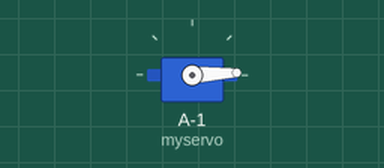
The sketch below on a simulated ATtiny85, built with avr-gcc and run on an emulated ATtiny85. Shown: servo.

Above: at 0.05 s.
At 0.75 s:
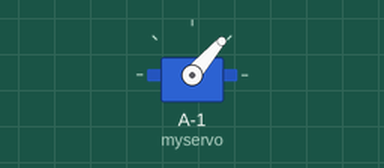
At 1.5 s:
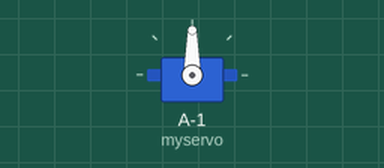
At 2.95 s:
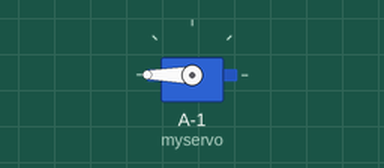
Timing chart, 0 to 6.8 s (numbered marks = the images above):
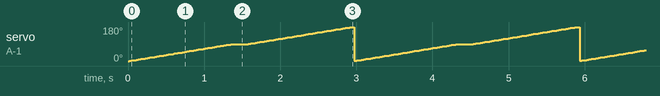

Measured:
- by itself, servo on A-1 (myservo): ramps from 1° to 180° and jumps back, once every 3.0 s

The sketch:

Servo_Motor_using_arduino.ino
```cpp
#include <Servo.h>


Servo myservo;
int pos=0;
void setup() {
  // put your setup code here, to run once:
  myservo.attach(13);

}

void loop() {
  // put your main code here, to run repeatedly:
  for(pos=0;pos<=180;pos+=1)
  {
    myservo.write(pos);
    if(pos==90)
    delay(200);
    delay(15);
  }
  for(pos=180;pos>=0;pos=-1)
  {
    myservo.write(pos);
   if(pos==90)
    delay(200);
    delay(15);
  }

}
```

DC_Motor.c
```cpp
/*
 * GccApplication1.c
 *
 * Created: 5/15/2019 1:24:11 AM
 * Author : user
 */
#ifndef F_CPU
#include <avr/io.h>
#define F_CPU 16000000UL
#endif
#include <util/delay.h>


int main(void)
{
	DDRB=0XFF;

    /* Replace with your application code */
    while (1)
    {
		PORTB=(1<<PB1);
		PORTB=(0<<PB2);
		_delay_ms(100);
		PORTB=(0<<PB1);
		PORTB=(1<<PB2);
		_delay_ms(100);


    }
}
```
